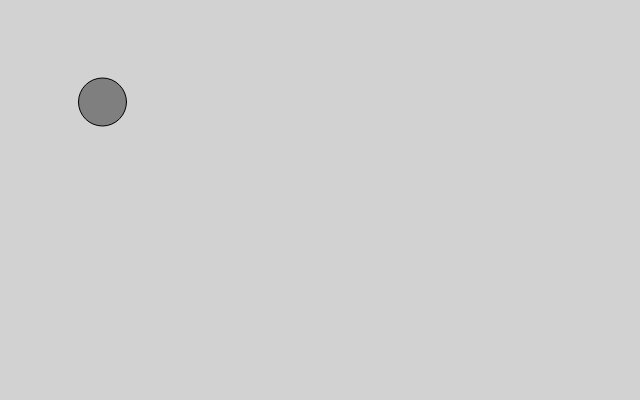
Frame 1 (no input)
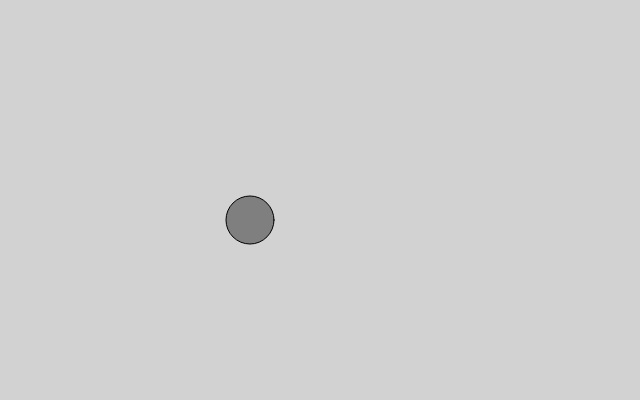
Frame 60 (no input)
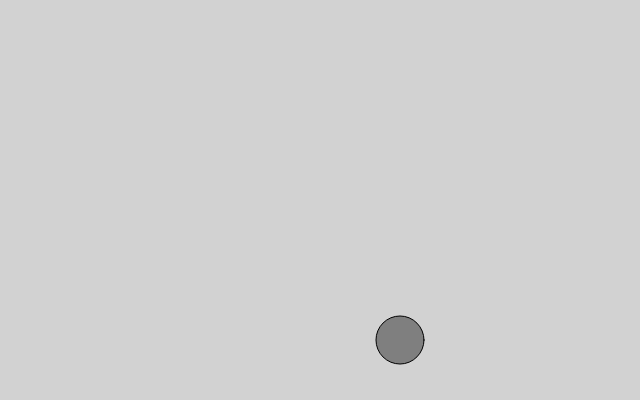
Frame 120 (the mouse pressed at the canvas centre since frame 60)

The p5.js sketch that drew these frames (run headless with seeded random() and noise() and a simulated clock; from frame 60 on, the mouse is pressed at the canvas centre):

// p5.js sketch
// ── sketch.js
let position, velocity;

function setup() {
  createCanvas(640, 400);

  // Set the position for the ball
  position = createVector(100, 100);
  // Set the speed for the ball
  velocity = createVector(2.5, 2);
}

function draw() {
  background(210);

  // Add the spped to the position to get the ball to move
  position.add(velocity);

  // Set boundries for the ball
  if (position.x > width || position.x < 0) {
    velocity.x *= -1;
  }
  if (position.y > height || position.y < 0) {
    velocity.y *= -1;
  }

  // Draw the ball
  stroke(0);
  fill(127);

  circle(position.x, position.y, 48);
}
